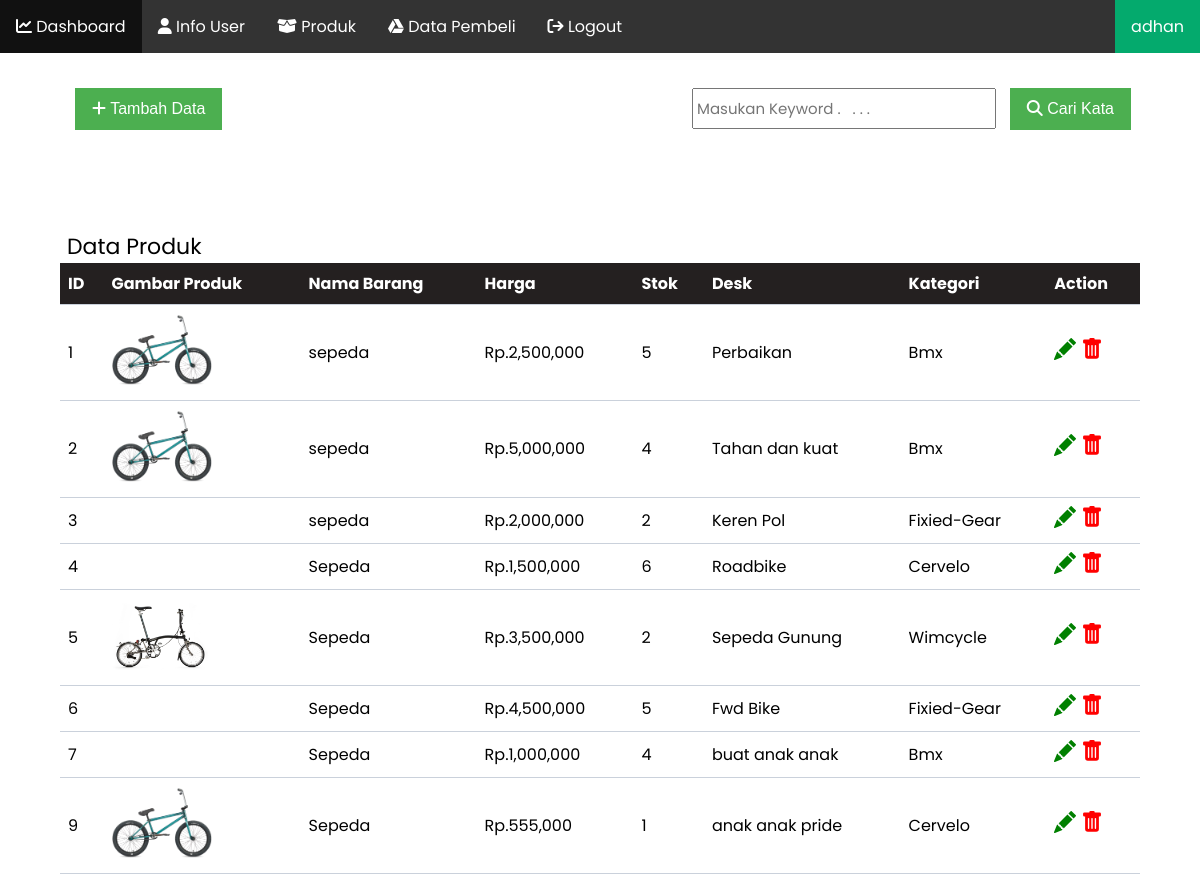
The app's page /admin/data_produk.php (signed in) with its own data.
### tables this page shows
CREATE TABLE `tb_produk` (
  `id_produk` int(11) NOT NULL,
  `gambar` varchar(200) NOT NULL,
  `nama` varchar(30) NOT NULL,
  `harga` varchar(50) NOT NULL,
  `stok` varchar(11) NOT NULL,
  `desk` text NOT NULL,
  `kategori` varchar(25) NOT NULL
);

### admin/data_produk.php (the view, shortened to what this page needs)
<?php
  $tampil = "SELECT * FROM tb_produk ";
?>
<!DOCTYPE html>
<html lang="en">
<head>
</head>
<html>
<body>
  <nav>
    <ul>
    <li><a href="index.php"><i class="fa-solid fa-chart-line"></i> Dashboard</a></li>
    <li><a href="info_user.php"><i class="fa-solid fa-user"></i> Info User</a></li>
    <li><a href="data_produk.php"><i class="fa-solid fa-box-open"></i> Produk</a></li>
    <li><a href="data_beli.php"><i class="fa-brands fa-google-drive"></i> Data Pembeli</a></li>
    <li><a href="..\logout.php" onclick="return confirm('yakin?')"><i class="fa-solid fa-arrow-right-from-bracket"></i> Logout</a></li>
    <li style="float:right"><a href="profil_admin.php" class="active"><?php echo $_SESSION['username']?></a></li>
    </ul>
  </nav>
    <div class="tombol">
      <form    METHOD="POST" >
        <input type="text" name="keyword" style="height: 30px;" placeholder="Masukan Keyword .   . . . ">
        <button  class="create" type="submit" name="cari"><i class="fas fa-search"></i> Cari Kata</button>
      </form>
    </div>
    <a href="add_produk.php"><button class="tambah" ><i class="fa-solid fa-plus"></i> Tambah Data</button></a>
    <p class="info">Data Produk</p>
    <table>
        <tr>
            <th>ID</th>
            <th>Gambar Produk</th>
            <th>Nama Barang</th>
            <th>Harga</th>
            <th>Stok</th>
            <th>Desk</th>
            <th>Kategori</th>
            <th>Action</th>
        </tr>
        <?php
        require "..\koneksi.php";
        $query = $db->query($tampil);
        foreach ($query as $data ){
        ?>
        <tr>
            <td><?php echo $data ['id_produk']?></td>
            <td><img src="../img/<?=$data['gambar']?>" alt="" width="100px"></td>
            <td><?php echo $data ['nama']?></td>
            <td>Rp.<?php echo number_format ($data ['harga'])?></td>
            <td><?php echo $data ['stok']?></td>
            <td><?php echo $data ['desk']?></td>
            <td><?php echo $data ['kategori']?></td>
            <td colspan='2'>
              <svg xmlns="http://www.w3.org/2000/svg" width="22" height="22" fill="currentColor" class="bi bi-pencil-fill" viewBox="0 0 16 16">
                      <a class="ubah"  href="ubah_produk.php?id_produk=<?php echo $data ['id_produk']?>" onclick="return confirm('Ingin Mengubah Data?');" role="button">
                            <path d="M12.854.146a.5.5 0 0 0-.707 0L10.5 1.793 14.207 5.5l1.647-1.646a.5.5 0 0 0 0-.708l-3-3zm.646 6.061L9.793 2.5 3.293 9H3.5a.5.5 0 0 1 .5.5v.5h.5a.5.5 0 0 1 .5.5v.5h.5a.5.5 0 0 1 .5.5v.5h.5a.5.5 0 0 1 .5.5v.207l6.5-6.5zm-7.468 7.468A.5.5 0 0 1 6 13.5V13h-.5a.5.5 0 0 1-.5-.5V12h-.5a.5.5 0 0 1-.5-.5V11h-.5a.5.5 0 0 1-.5-.5V10h-.5a.499.499 0 0 1-.175-.032l-.179.178a.5.5 0 0 0-.11.168l-2 5a.5.5 0 0 0 .65.65l5-2a.5.5 0 0 0 .168-.11l.178-.178z"/>
                    </svg>
                <a class="hapus" href="hapus_produk.php?id_produk=<?php echo $data ['id_produk']?>" onclick="return confirm('Ingin Mengapus Data?');" role="button">
                </a>
            </td>
        </tr>
        <?php
		}
		?>
    </table>
</body>
</html>

### admin/data_produk.php (style rules this page uses)
body { font-family: 'Poppins', sans-serif; }
input[type=text] { margin-right:-65px; padding: 3.5px; margin-top: 8px; font-size: 15px; font-family: 'Poppins', sans-serif; }
ul { list-style-type: none; margin: 0; padding: 0; overflow: hidden; background-color: #333; }
li { float: left; }
li a { display: block; color: white; text-align: center; padding: 14px 16px; text-decoration: none; }
.active { cursor:pointer; background-color: #04AA6D; }
.tombol { float:right; }
* { margin: 0; padding: 0; }
button { background-color: #4CAF50; border: 4px; color: white; padding: 12px 17px; text-align: center; text-decoration: none; display: inline-block; font-size: 16px; margin: 35px 69px 0 75px; cursor: pointer; }
.info { color:black; font-size:22px; padding-left:67px; margin-top:100px; }
table { border-collapse: collapse; width: 90%; margin: auto; }
th, td { text-align: left; padding: 8px; border-bottom:1px solid #cad1db; }
th { background-color: #242020; color: white; }
.hapus { text-decoration: none; color:red; }

### records on screen
tb_produk: id_produk "1", gambar (picture), nama "sepeda", harga "2,500,000", stok "5", desk "Perbaikan", kategori "Bmx"
tb_produk: id_produk "2", gambar (picture), nama "sepeda", harga "5,000,000", stok "4", desk "Tahan dan kuat", kategori "Bmx"
tb_produk: id_produk "3", nama "sepeda", harga "2,000,000", stok "2", desk "Keren Pol", kategori "Fixied-Gear"
tb_produk: id_produk "4", nama "Sepeda", harga "1,500,000", stok "6", desk "Roadbike", kategori "Cervelo"
tb_produk: id_produk "5", gambar (picture), nama "Sepeda", harga "3,500,000", stok "2", desk "Sepeda Gunung", kategori "Wimcycle"
tb_produk: id_produk "6", nama "Sepeda", harga "4,500,000", stok "5", desk "Fwd Bike", kategori "Fixied-Gear"
tb_produk: id_produk "7", nama "Sepeda", harga "1,000,000", stok "4", desk "buat anak anak", kategori "Bmx"
tb_produk: id_produk "9", gambar (picture), nama "Sepeda", harga "555,000", stok "1", desk "anak anak pride", kategori "Cervelo"

### other values on screen
$_SESSION['username'] "adhan"
